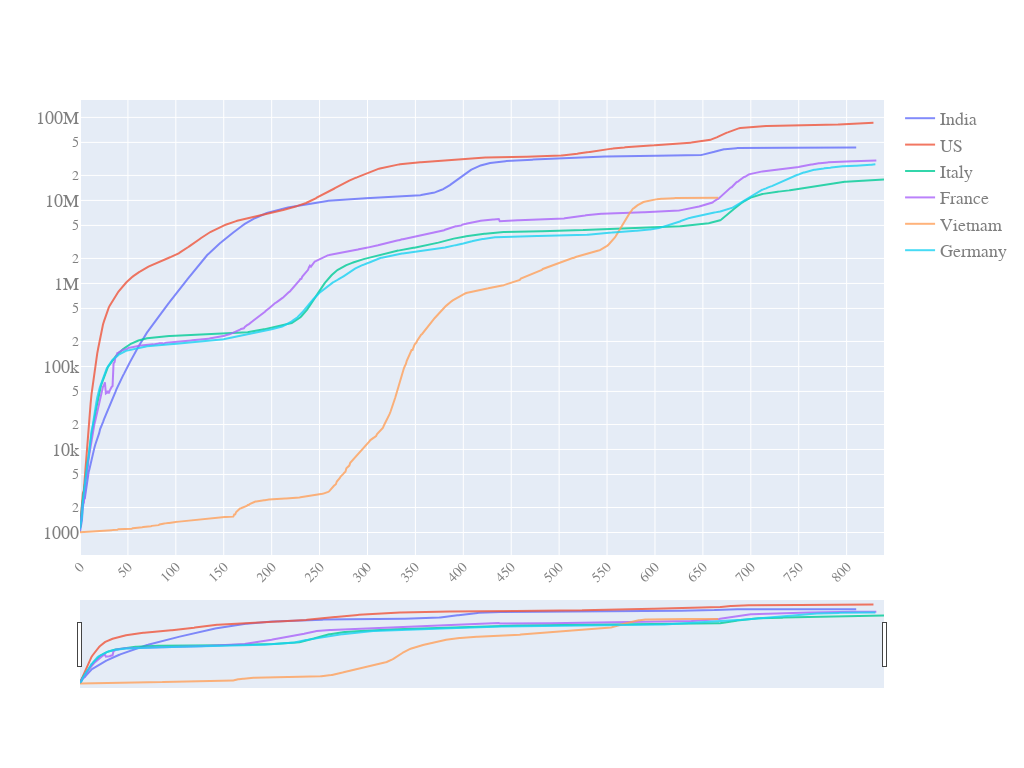

Source (notebook cell):
### Code cell
quick_plot(df_analyse.date,
           df_analyse.iloc[:,3:-1],
           y_scale='log',
           slider=True)

### Figure 1 — Plotly figure (JSON) as saved in the notebook; plotly's stock layout.template omitted (floating-point values rounded to 4 significant figures; data arrays with more than 128 entries replaced by an {"elided": "..."} marker saying what was removed)
{"data": [{"name": "India", "opacity": 0.8, "type": "scatter", "x": {"elided": "840 int values"}, "y": {"elided": "840 int values"}}, {"name": "US", "opacity": 0.8, "type": "scatter", "x": {"elided": "840 int values"}, "y": {"elided": "840 int values"}}, {"name": "Italy", "opacity": 0.8, "type": "scatter", "x": {"elided": "840 int values"}, "y": {"elided": "840 int values"}}, {"name": "France", "opacity": 0.8, "type": "scatter", "x": {"elided": "840 int values"}, "y": {"elided": "840 int values"}}, {"name": "Vietnam", "opacity": 0.8, "type": "scatter", "x": {"elided": "840 int values"}, "y": {"elided": "840 int values"}}, {"name": "Germany", "opacity": 0.8, "type": "scatter", "x": {"elided": "840 int values"}, "y": {"elided": "840 int values"}}], "layout": {"autosize": true, "font": {"color": "#7f7f7f", "family": "PT Sans, monospace", "size": 18}, "height": 768, "width": 1024, "xaxis": {"nticks": 20, "rangeslider": {"visible": true}, "tickangle": -45, "tickfont": {"color": "#7f7f7f", "size": 14}}, "yaxis": {"type": "log"}}}
